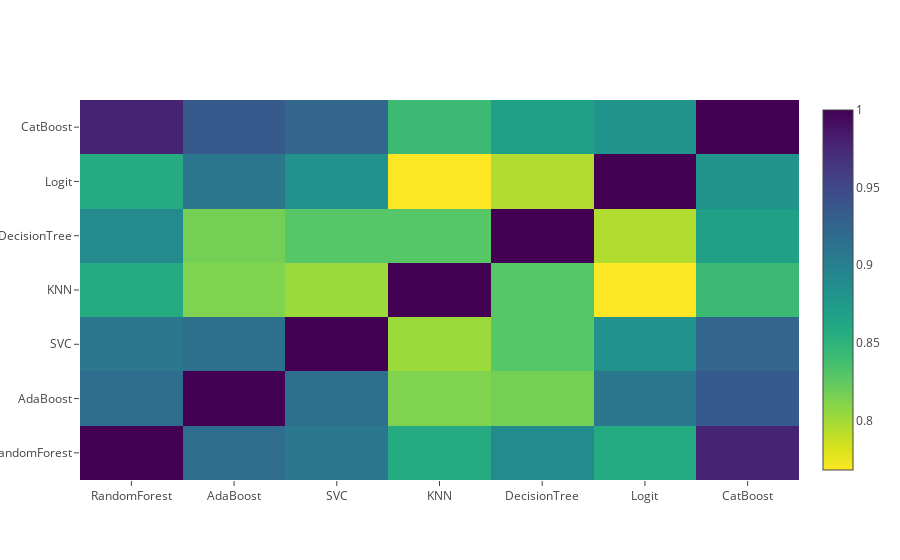

The code cell stored with this chart in its notebook:
### Code cell
data = [
    go.Heatmap(
        z= base_predictions_train.astype(float).corr().values ,
        x=base_predictions_train.columns.values,
        y= base_predictions_train.columns.values,
          colorscale='Viridis',
            showscale=True,
            reversescale = True
    )
]
py.iplot(data, filename='labelled-heatmap')

### Figure 1 — Plotly figure (JSON) as saved in the notebook; plotly's stock layout.template omitted (floating-point values rounded to 4 significant figures)
{"data": [{"colorscale": "Viridis", "reversescale": true, "showscale": true, "type": "heatmap", "uid": "f7000ce4-dd45-11e8-802e-3ca9f46c20d0", "x": ["RandomForest", "AdaBoost", "SVC", "KNN", "DecisionTree", "Logit", "CatBoost"], "y": ["RandomForest", "AdaBoost", "SVC", "KNN", "DecisionTree", "Logit", "CatBoost"], "z": [[1, 0.9182, 0.9081, 0.8584, 0.889, 0.8586, 0.9777], [0.9182, 1, 0.9161, 0.8125, 0.8167, 0.908, 0.9349], [0.9081, 0.9161, 1, 0.8024, 0.8284, 0.8823, 0.9243], [0.8584, 0.8125, 0.8024, 1, 0.8284, 0.768, 0.8415], [0.889, 0.8167, 0.8284, 0.8284, 1, 0.7956, 0.8679], [0.8586, 0.908, 0.8823, 0.768, 0.7956, 1, 0.8806], [0.9777, 0.9349, 0.9243, 0.8415, 0.8679, 0.8806, 1]]}], "layout": {}}
